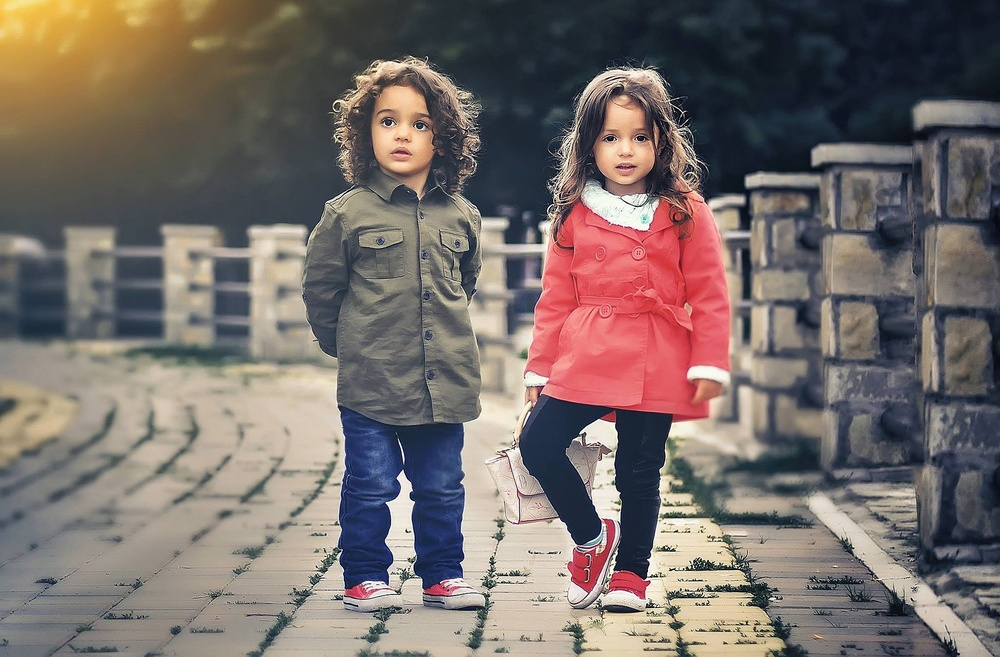
#> input picture py/opencv4/children.jpg, 1000 x 657 px, shrunk from 1920 x 1261 before the run
$ python 11_opencv.py
#> lines starting #> are read from the running program, lines starting #| are printed output that depends on the picture
import cv2
import argparse
from matplotlib import pyplot as plt
import numpy as np
from matplotlib import font_manager

my_font = font_manager.FontProperties(
    fname="/usr/share/fonts/opentype/noto/NotoSansCJK-Bold.ttc")


def show_image(image, title, pos):
    image_RGB = image[:, :, ::-1]
    plt.title(title, fontproperties=my_font)
    plt.subplot(2, 3, pos)
    plt.imshow(image_RGB)


def show_histogram(hist, title, pos, color):
    plt.title(title, fontproperties=my_font)
    plt.subplot(2, 3, pos)
    plt.xlabel("Bins", fontproperties=my_font)
    plt.ylabel("Pixels", fontproperties=my_font)
    plt.xlim([0, 256])
    plt.plot(hist, color=color)


def main():
    plt.figure(figsize=(15, 6))
    plt.suptitle("灰度直方图", fontsize=14, fontweight="bold",
                 fontproperties=my_font)
    img = cv2.imread("./children.jpg")
#> img is the input picture: shape (657, 1000, 3); mean B, G, R 105.5, 109.3, 119.7
    img_gray = cv2.cvtColor(img, cv2.COLOR_BGR2GRAY)
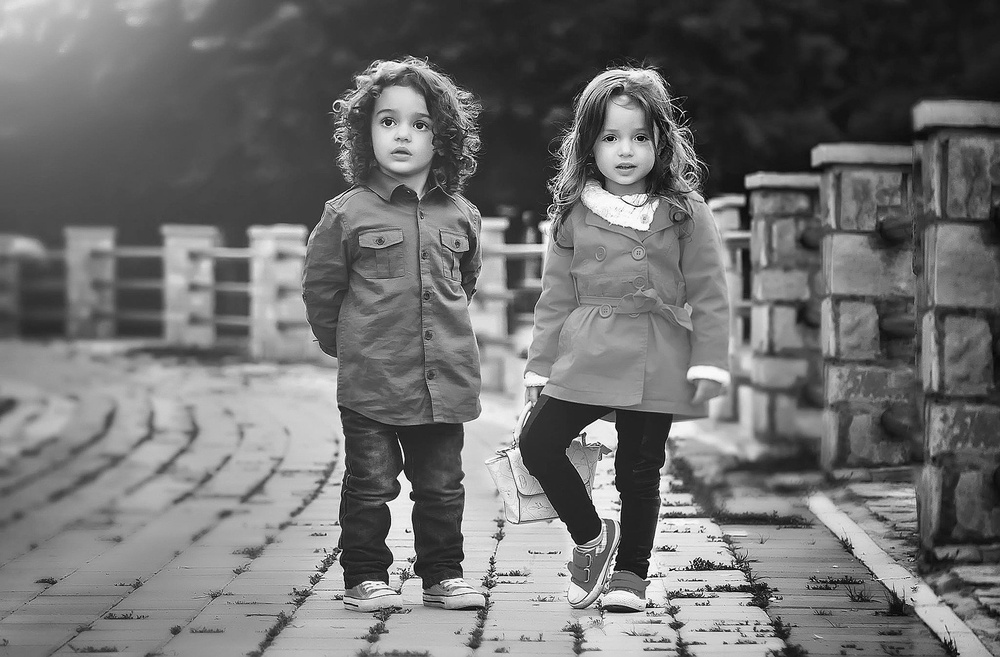
#> img_gray: shape (657, 1000); min 0, max 255, mean 112

    hist_img = cv2.calcHist([img_gray], [0], None, [256], [0, 256])
#> hist_img = 256 values, max 5304 at index 81, min 10 at index 0, mean 2566.4
    # hist_img2 = cv2.calcHist(img_gray, [0], None, [256], [0, 256])

    img_BGR = cv2.cvtColor(img_gray, cv2.COLOR_GRAY2BGR)
    show_image(img_BGR, "BGR image", 1)

    show_histogram(hist_img, "gray image histogram", 4, "m")
    # show_histogram(hist_img2, "gray image histogram", 5, "m")
    plt.show()
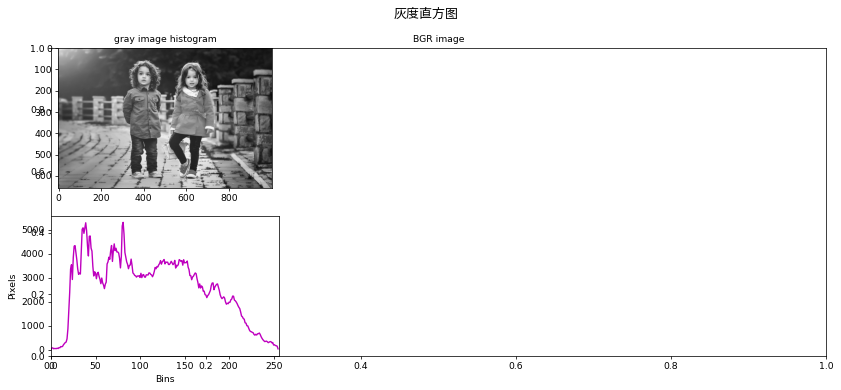
#> figure drawn by matplotlib, 2 panels; panel 2: curve peaks at x = 81, y = 5304


if __name__ == "__main__":
    main()

$ run again, with py/opencv4/girls.jpg copied over py/opencv4/children.jpg
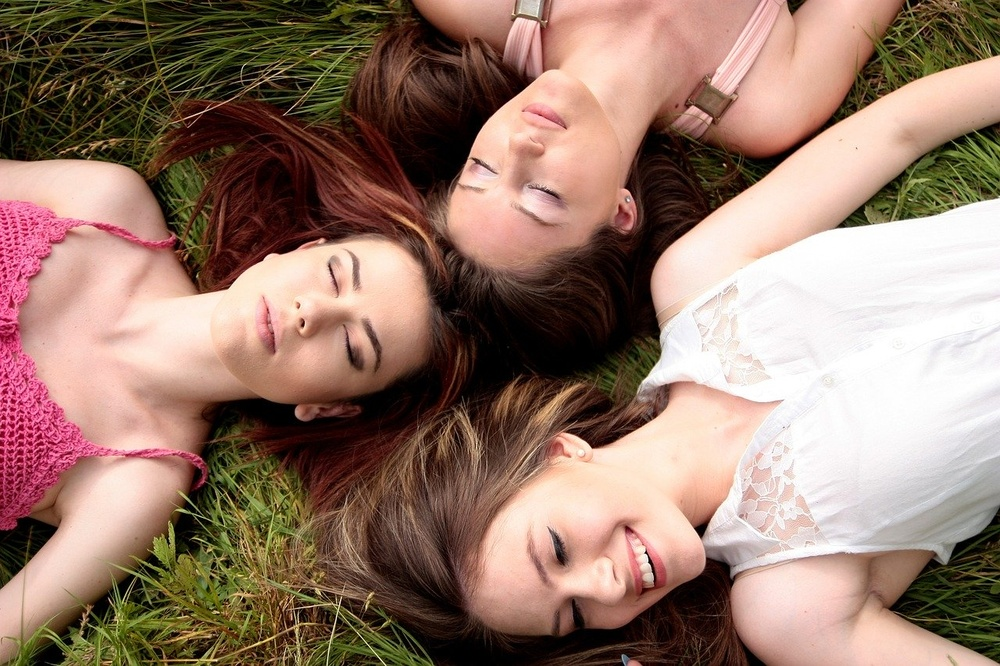
#> input picture py/opencv4/girls.jpg, 1000 x 666 px, shrunk from 1280 x 853 before the run
#> in main, img is the input picture: shape (666, 1000, 3); mean B, G, R 108.3, 122.2, 150.6
#> in main, `img_gray = cv2.cvtColor(img, cv2.COLOR_BGR2GRAY)`:
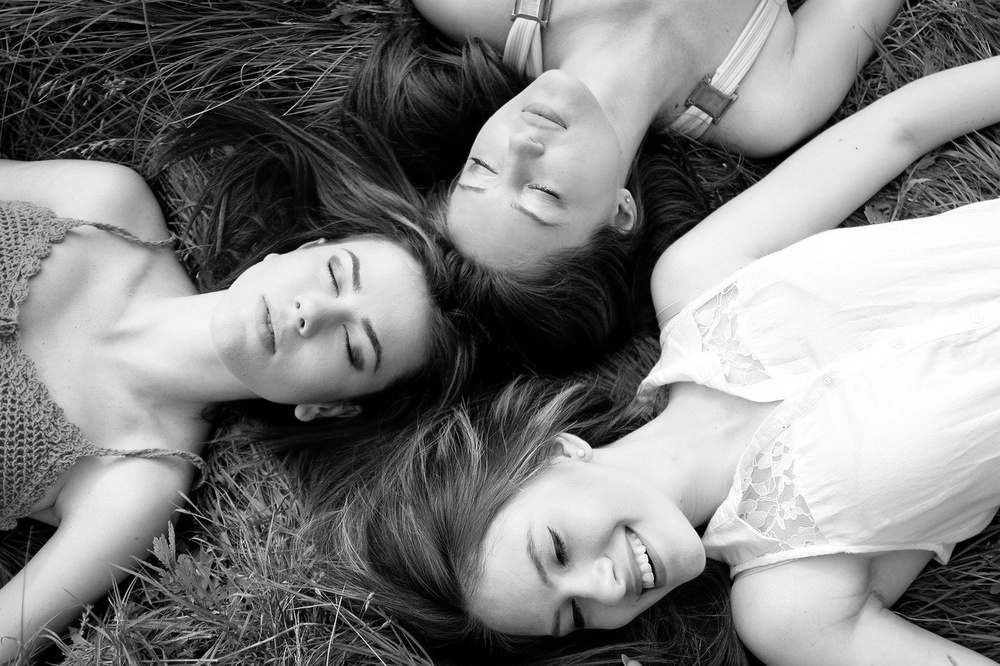
#> img_gray: shape (666, 1000); min 0, max 255, mean 129.1
#> hist_img = 256 values, max 8692 at index 1, min 1298 at index 138, mean 2601.6
#> in main, `plt.show()`:
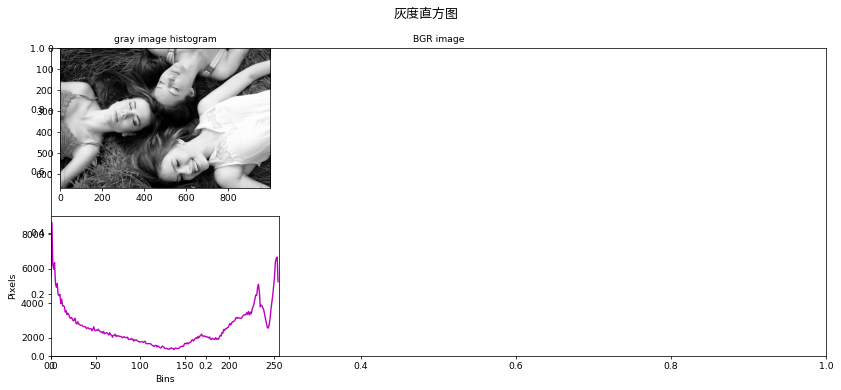
#> figure drawn by matplotlib, 2 panels; panel 2: curve peaks at x = 1, y = 8692
